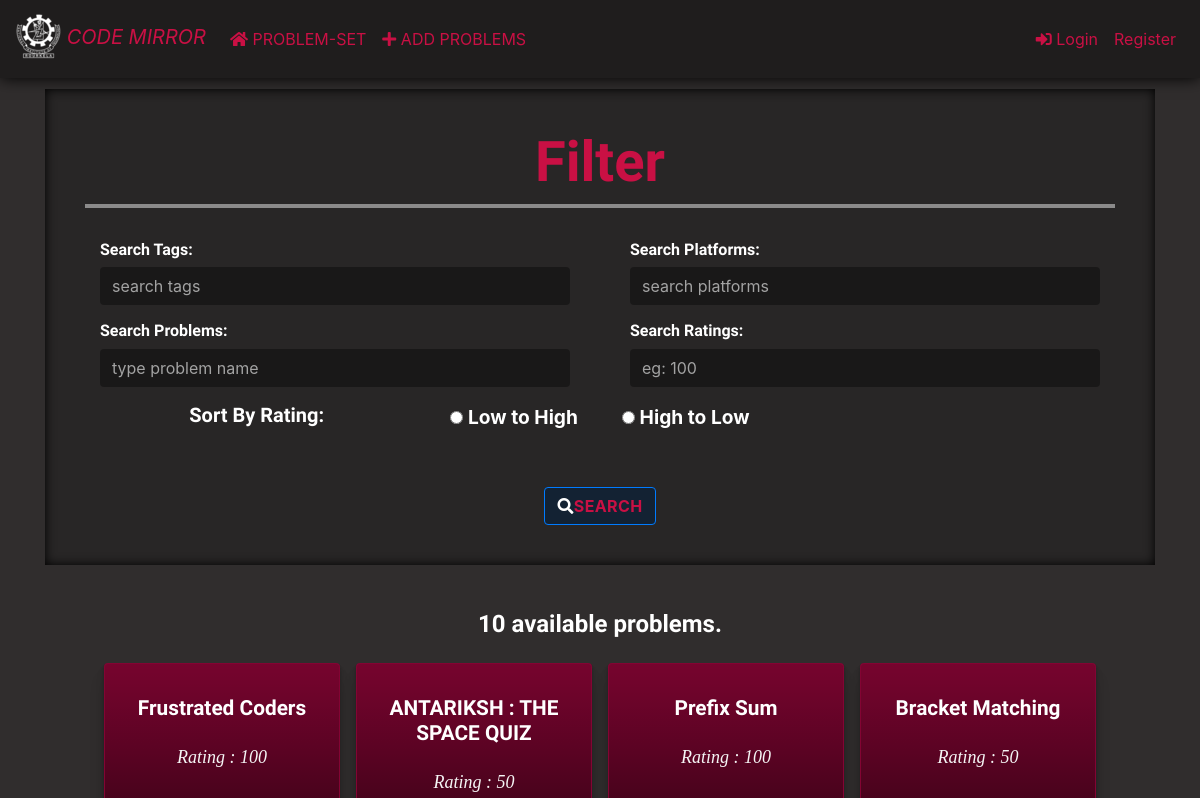
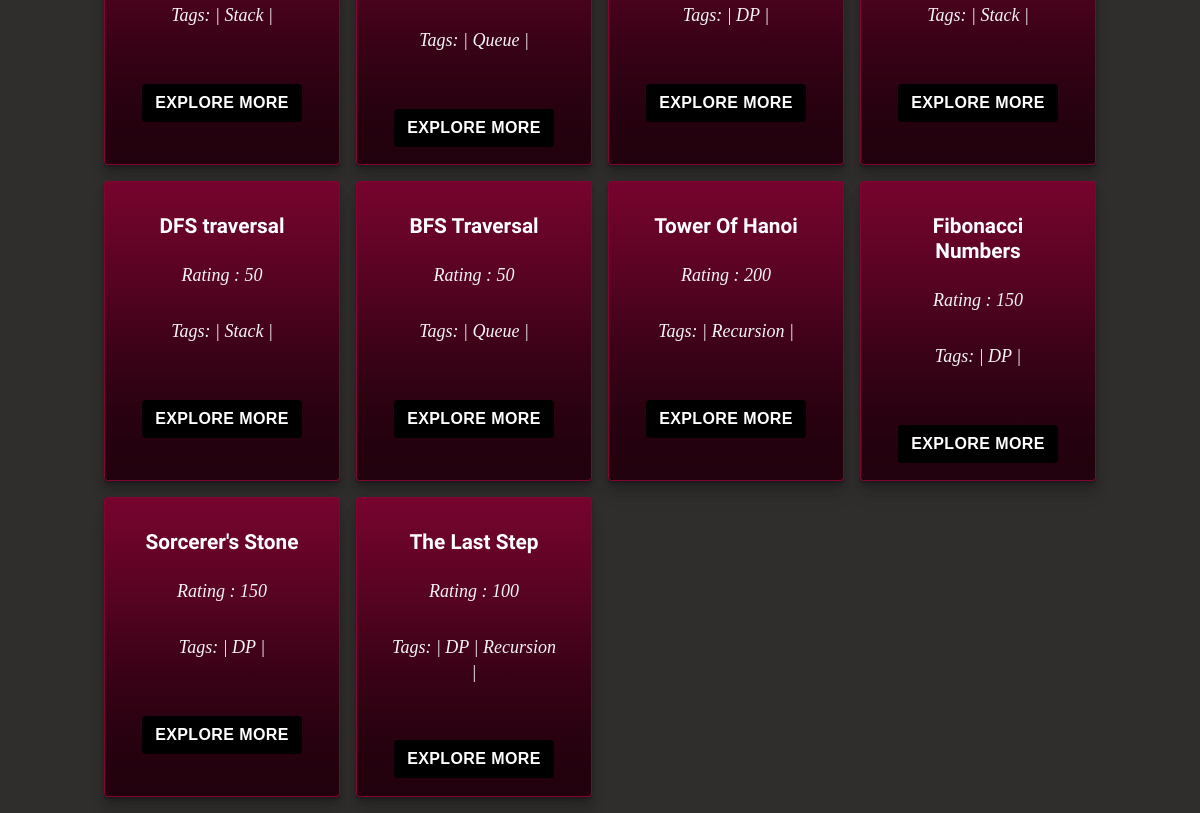
Before: /index/ with the older database file (2 pictures, top to bottom).
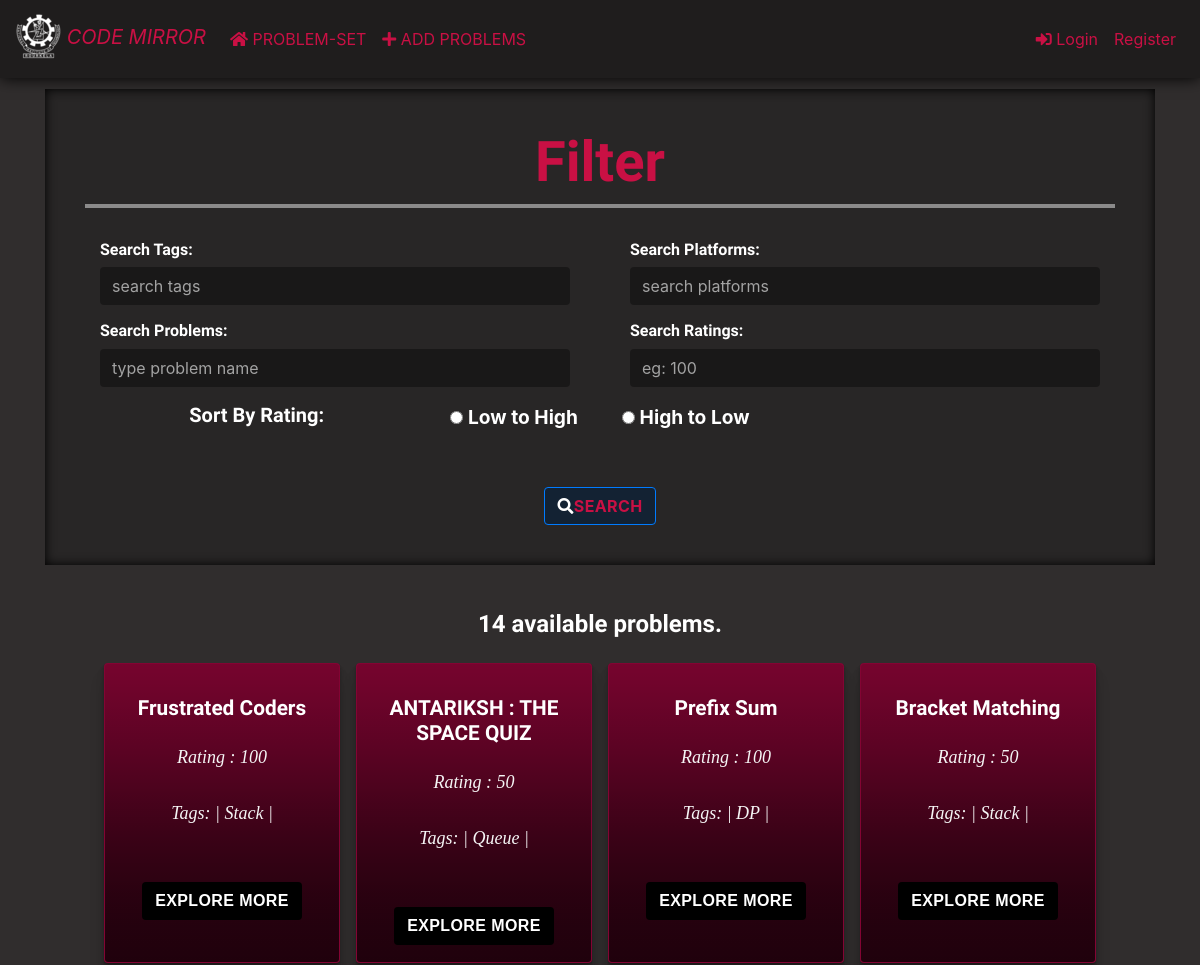
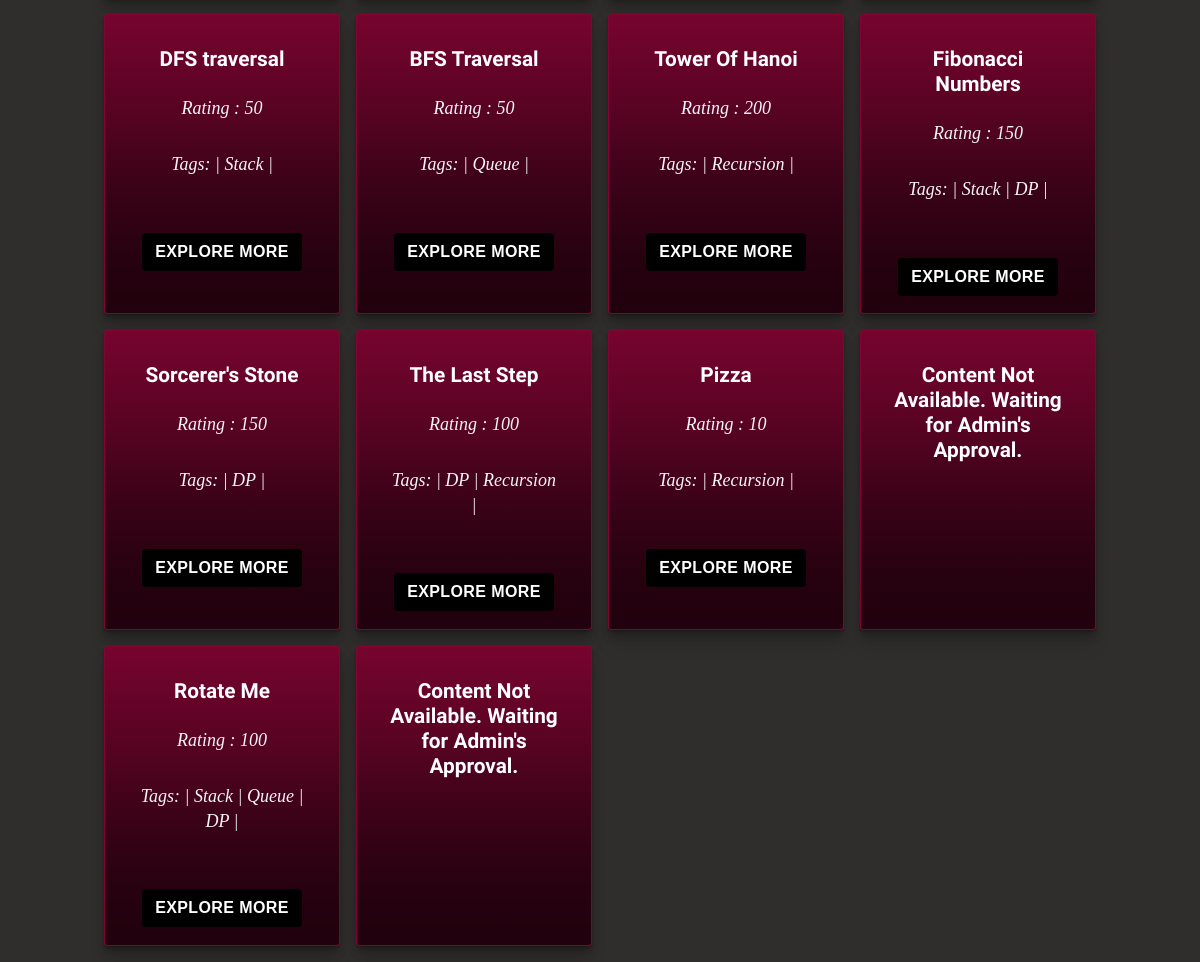
After: the same page with the newer database file (2 pictures, top to bottom).
### cp_app/models.py (models this page shows, shortened)
class Problem(models.Model):
    title = models.CharField(max_length=200)
    author = models.ForeignKey(Author, on_delete=models.CASCADE)
    tag = models.ManyToManyField(Tag)
    description=models.CharField(max_length=10000)
    rating=models.PositiveIntegerField()
    link=models.URLField(max_length=100)
    reviewed=models.BooleanField()

class Tag(models.Model):
    name = models.CharField(max_length=20)
    def __str__(self):
        return self.name

### cp_app/views.py (the view)
# urls.py: path('index/',views.index,name='index'),
def index(request):
    q2 = Tag.objects.all()
    q1 = Problem.objects.all()
    q3= Author.objects.all()
    tag=request.POST.get('tag_query')
    problem_name=request.POST.get('title_query')
    author=request.POST.get('author_query')
    rating=request.POST.get('rating_query')
    sort_by_rating = request.POST.get('rating_sort')
    print(request.POST)
    if is_valid_queryparam(tag):
        q1 = q1.filter(tag__name__iexact=tag)
    if is_valid_queryparam(problem_name):
        q1 = q1.filter(title__icontains=problem_name)
    if is_valid_queryparam(author):
        q1 = q1.filter(author__name__iexact=author)
    if is_valid_queryparam(rating):
        q1 = q1.filter(rating__iexact=rating)
    if sort_by_rating=='up':
        print('hi')
        q1=q1.order_by('rating')
    elif sort_by_rating=='down':
        q1=q1.order_by('-rating')
    return render(request,'index.html',{ 'problems':q1,'tags':q2,'authors':q3})

### cp_app/views.py (called while the page is built)
def is_valid_queryparam(param):
    return param != '' and param is not None

### templates/index.html (shortened to what this page needs)
<!DOCTYPE html>
{% extends 'base.html' %}
{% load static %}
{% block links_n_scripts %}
  {% load bootstrap4 %}
  {% bootstrap_css %}
  <link rel="stylesheet" href="//code.jquery.com/ui/1.12.1/themes/base/jquery-ui.css">
{% endblock %}
{% block body_block %}
<div class="jumbotron jumbotron-translucent" style="margin: 65px 0px 45px 0px; border-radius: 0rem!important;">
  <form method="post">
    <h1 class="filterf"><b style="color: #c91044;">Filter</b></h1>
    <hr>
    <br>
    <div class="row">
      <div class="col-lg-6 col-sm-6">
        <div class="col form-group">
          <h6><b>Search Tags:</b></h6>
          <input list="tags" type="search" name="tag_query" autocomplete="off" class="form-control textbox-translucent" placeholder="search tags" >
        </div>
      </div>
      <div class="col-lg-6 col-sm-6">
        <div class="col form-group">
          <h6><b>Search Platforms:</b></h6>
          <input list="authors" type="search" name="author_query" autocomplete="off" class="form-control textbox-translucent" placeholder="search platforms"  >
        </div>
      </div>
      <div class="col-lg-6 col-sm-6">
        <div class="col form-group">
          <h6><b>Search Problems:</b></h6>
          <input type="text" name="title_query" autocomplete="off" class="form-control textbox-translucent" placeholder="type problem name" >
        </div>
      </div>
      <div class="col-lg-6 col-sm-6">
        <div class="col form-group">
          <h6><b>Search Ratings:</b></h6>
          <input  type="text" name="rating_query" autocomplete="off" class="form-control textbox-translucent" placeholder="eg: 100" >
        </div>
      </div>
    </div>
    <div class="col-md text-center">
      <div class="row">
        <div class="col-lg-4 col-sm-4">
          <h5><b>Sort By Rating:</b></h5>
        </div>
        <div class="col-lg-4 col-sm-4">
          <div class="row">
            <div class="col-lg-6 col-sm-6">
              <label><input class="checkbox"  type="radio" value="up" name="rating_sort" ><b style="color: white;font-size: 1.2em;">  Low to High</b></label>
            </div>
            <div class="col-lg-6 col-sm-6">
              <label><input class="checkbox"  type="radio" value="down" name="rating_sort" ><b style="color: white;font-size: 1.2em;">  High to Low</b></label>
            </div>
          </div>
        </div>
        <div class="col-lg-4 col-sm-4">
        </div>
      </div>
      <br>
      <button class="btn btn-primary button-translucent" type="submit"><i class="fas fa-search"></i><b style="color: #c91044;">Search</b></button>
    </div>
  </form>
</div>
{% if problems %}
  {% if request.method == 'POST' %}
  <h4 style="text-align: center"><b>{{ problems.count }} problems found.</b></h4>
  {% else %}
  <h4 style="text-align: center"><b>{{ problems.count }} available problems.</b></h4>
  {% endif %}
  <main class="page-content">
  {% for x in problems %}
  {% if x.reviewed %}
      <div style="background-color: #96053a;" class="card">
        <div class="content">
          <h2 class="title"><a href="{% url 'cp_app:problem_detail' pk=x.pk %}"><b style="color: white;">{{ x.title }}</b></a></h2>
          <p class="copy">Rating : {{ x.rating }}</p>
          <p class="copy">Tags:
            {% for tags in x.tag.all%}
              | {{ tags }}
            {%endfor%}|
          </p>
          <a href="{% url 'cp_app:problem_detail' pk=x.pk %}"><button style="background-color: black;" class="btn"><b style="color: white;">Explore More</b></button></a>
        </div>
      </div>
    {% else %}
      <div style="background-color: #96053a;" class="card">
        <div class="content">
          <h2 class="title">Content Not Available. Waiting for Admin's Approval.</h2>
        </div>
      </div>
  {%endif%}
{% endfor %}
</main>
{% else %}
  <h1 style="color: #efefef;">NO problems</h1>
{% endif %}
{% endblock %}

### templates/base.html (shortened to what this page needs)
<!DOCTYPE html>
<html lang="en" dir="ltr">
  {% load static %}
  <head>
    <link rel="stylesheet" href={% static 'css/master.css' %}>
    <link rel="stylesheet" href="https://stackpath.bootstrapcdn.com/bootstrap/4.3.1/css/bootstrap.min.css">
    <link rel="stylesheet" href="https://use.fontawesome.com/releases/v5.8.1/css/all.css">
    {% block links_n_scripts %}
    {% endblock %}
  </head>
  <body style="background-color: #302d2d;">
    {% block home %}
    <nav style="background-color: #1f1d1d;" class="navbar navbar-expand-lg navbar-dark nav-dark-translucent fixed-top">
      <a style="color: #c91044;" class="navbar-brand navbar-left" href="{%url 'home'%}"><img class ='img-responsive' src={% static 'images/icon.png' %} style="margin-bottom: 5px;"><I> CODE MIRROR</I></a>
      <div class="collapse navbar-collapse" id="navbarSupportedContent">
        <ul class="navbar-nav mr-auto">
          <li class="nav-item">
            <a style="color: #c91044;" class="nav-link" href="{% url 'index' %}"><i class="fas fa-home"></i> PROBLEM-SET</a>
          </li>
          <li class="nav-item">
            <a style="color: #c91044;" class="nav-link" href="{% url 'cp_app:add' %}"><i class="fas fa-plus"></i> ADD PROBLEMS</a>
          </li>
        </ul>
        <ul class="navbar-nav">
          {% if not user.is_authenticated %}
            {% block login %}
            <li class="nav-item">
              <a style="color: #c91044;" class="nav-link" href="{% url 'cp_app:user_login' %}"><i class="fas fa-sign-in-alt"></i> Login</a>
            </li>
            {% endblock %}
            {% block register %}
            <li class="nav-item">
              <a style="color: #c91044;" class="nav-link" href="{% url 'cp_app:register' %}">Register</a>
            </li>
            {% endblock %}
          {% endif %}
        </ul>
      </div>
    </nav>
    {% endblock %}
    <br>
    <div class="container">
      {% block body_block %}
      {% endblock %}
    </div>
  </body>
</html>

### static/css/master.css (style rules this page uses)
.jumbotron-translucent { background-color: #00000029!important; box-shadow: inset 0 0 11px black; padding: 40px!important; border-top-left-radius: 4rem!important; border-bottom-right-radius: 4rem!important; }
h1, h2, h3, h4, h5, h6 { color: white!important; font-family: 'Quicksand', sans-serif!important; }
.nav-dark-translucent { background-color: #031b8e80; box-shadow: 0px 0px 15px black; }
input::placeholder { color: rgb(163, 163, 163)!important; }
input { color: white!important; }
.textbox-translucent { background-color: #00000060!important; border: transparent!important; }
.button-translucent { background-color: #001f4085!important; border-color: #007bff!important; transition: background-color .15s ease-in-out!important; }
hr { display: block; margin-top: 0.5em!important; margin-bottom: 0.5em!important; margin-left: auto; margin-right: auto; border: 2px solid rgba(255, 255, 255, 0.459)!important; }

Changed rows visible on the page:
changed Problem "Fibonacci Numbers": gains Tag (name "Stack")
added Problem: title "Pizza", rating "10", Tag (name "Recursion")
added Problem: shows "Content Not Available. Waiting for Admin's Approval."
added Problem: title "Rotate Me", rating "100", Tag (name "Stack"), Tag (name "Queue"), Tag (name "DP")
added Problem: shows "Content Not Available. Waiting for Admin's Approval."
Other visible differences:
{{ problems.count }}: "10" → "14"
